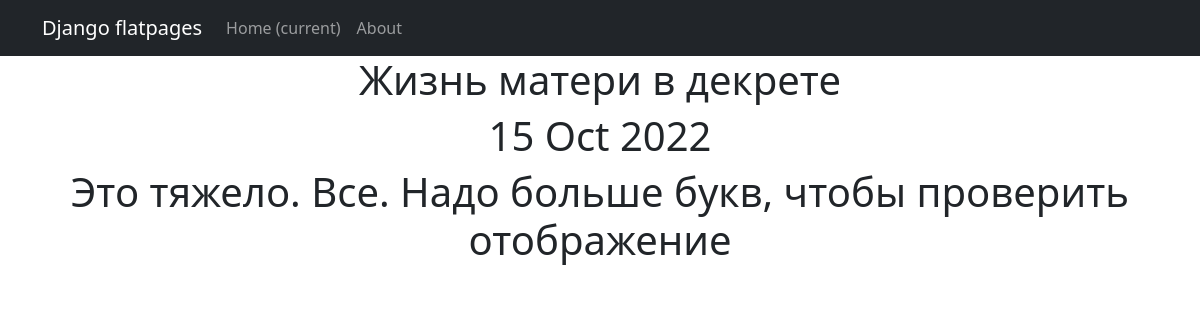
/news/5, run on the app's committed database.
### news/models.py (models this page shows, shortened)
class Post(models.Model):
    author = models.ForeignKey(Author, on_delete=models.CASCADE)
    category = models.CharField(max_length=255, choices=CATEGORY)
    time = models.DateTimeField(auto_now_add=True)
    post_category = models.ManyToManyField(Category, through='PostCategory')
    name = models.CharField(max_length=255)
    text = models.TextField()
    rating = models.IntegerField(default=0)

### news/views.py (the view)
# urls.py: path('<int:pk>', NewsDetail.as_view(), name='post_detail'),
class NewsDetail(DetailView):
    model = Post
    template_name = 'post.html'
    context_object_name = 'post'

### news/templatetags/custom_filters.py (called while the page is built)
@register.filter()
def censor(value):
   for word in replacement_:
      value = value.replace(word, '*****')
   return str(value)

### templates/post.html (shortened to what this page needs)
{% extends 'flatpages/default.html' %}
{% load custom_filters %}
{% block content %}
    <h1>{{ post.name|censor }}</h1>
    <h1>{{ post.time|date:'d M Y'}}</h1>
    <h1>{{ post.text|censor }}</h1>
{% endblock content %}

### data on the page
Post: name|censor "Жизнь матери в декрете", time "15 Oct 2022", text|censor "Это тяжело. Все. Надо больше букв, чтобы проверить отображение"
